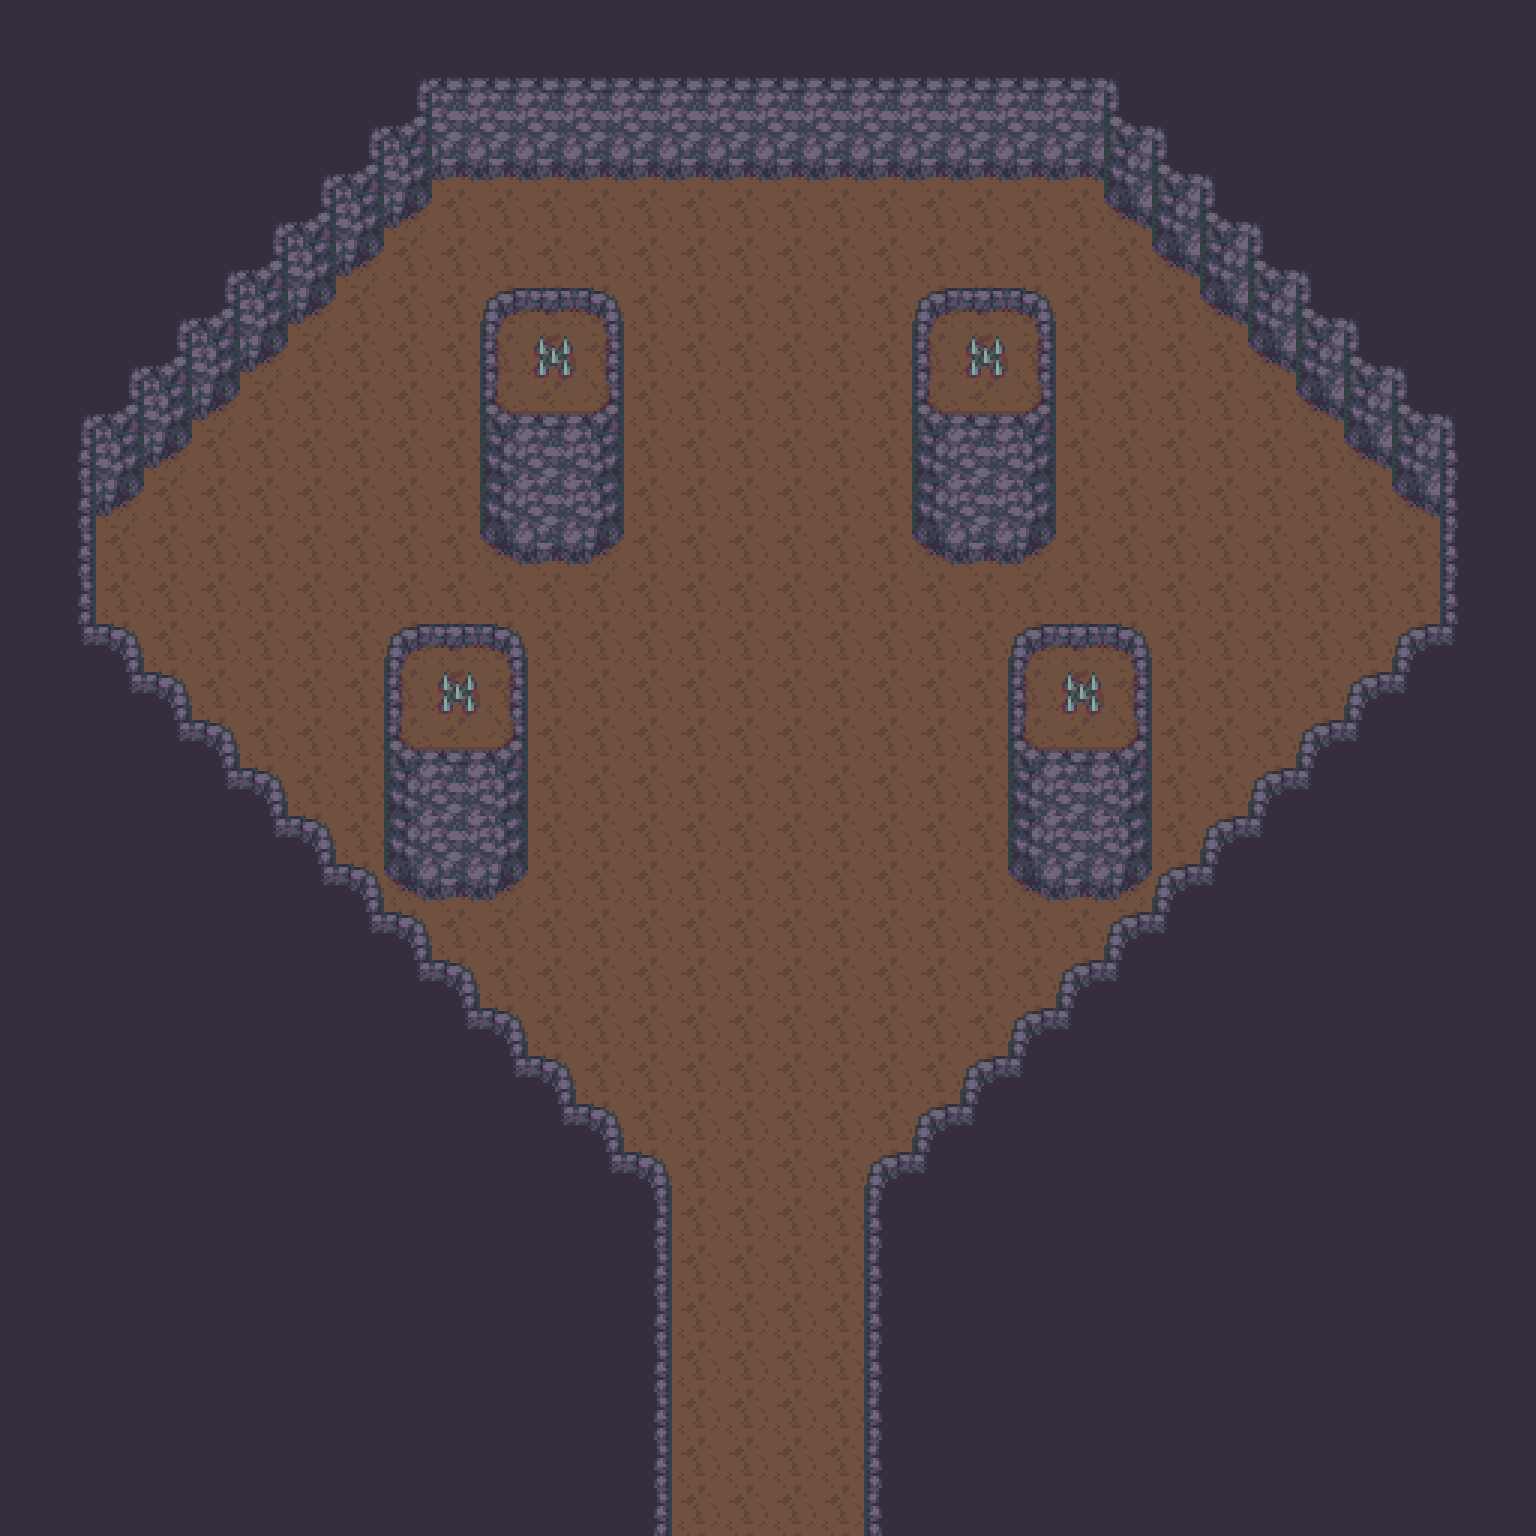

A 2D game scene composited from a Tiled map and its tileset images. What follows is a short description and the map's XML, with each tile layer's data collapsed to a summary:
An orthogonal 32x32 tile map with 48x48 px tiles, 2 tile layers (Floor, Furnishing) and 1 object.

<map version="1.2" tiledversion="1.3.4" orientation="orthogonal" renderorder="right-down" width="32" height="32" tilewidth="48" tileheight="48" infinite="0" nextlayerid="4" nextobjectid="3">
 <tileset firstgid="1" source="Cave.tsx" />
 <layer id="2" name="Floor" width="32" height="32">
  <data>[1024 cells, 1024 non-empty, 1 distinct tile ids]</data>
 </layer>
 <layer id="1" name="Furnishing" width="32" height="32">
  <data>[1024 cells, 692 non-empty, 27 distinct tile ids]</data>
 </layer>
 <objectgroup id="3" name="Props">
  <object id="2" gid="235" x="708" y="384" width="144" height="144">
   <properties>
    <property name="I" value="[Npc FireGoblinNpc FireGoblinSpecialty Downward [[&quot;Welcome to your doom!&quot;]]]" />
   </properties>
  </object>
 </objectgroup>
</map>
